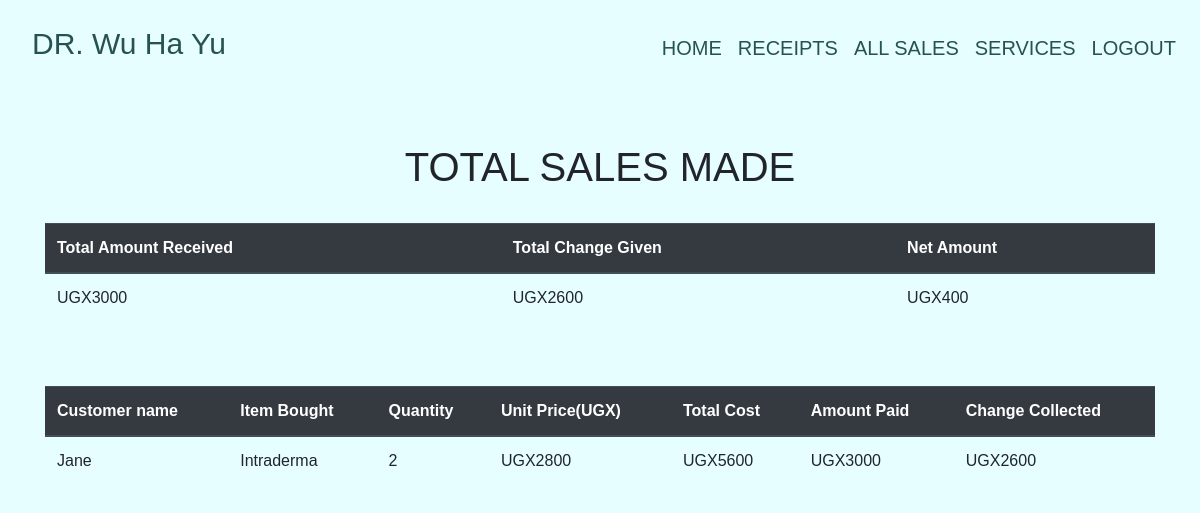
Page /all_sales/ (signed in) on the earlier database version.
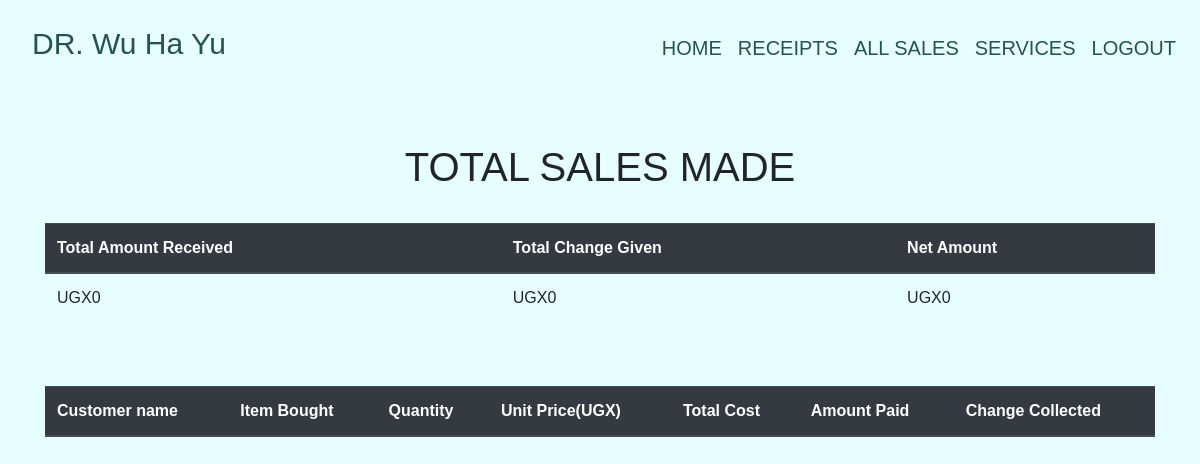
Same page on the later database version.
### pharmacy/models.py (models this page shows, shortened)
class Sale(models.Model):
    item = models.ForeignKey( Product, on_delete = models.CASCADE)
    quantity = models.IntegerField(default = 0, null = False, blank = True)
    amount_received = models.IntegerField(default = 0, null = False, blank = True)
    issued_to = models.CharField(max_length=50, null = True, blank = True)
    unit_price = models.IntegerField(default = 0, null = False, blank = True)
    def get_total(self):
        total = self.quantity * self.item.unit_price
        return int(total)
    def get_change(self):
        change = self.get_total() - self.amount_received
        return abs(int(change))

class Product(models.Model):
    category_name = models.ForeignKey(Category, on_delete=models.CASCADE, null=True, blank = True)
    item_name = models.CharField(max_length =50, null = True, blank = True)
    total_quantity = models.IntegerField(default = 0, null = True, blank = True)
    issued_quantity = models.IntegerField(default = 0, null = True, blank = True)
    received_quantity = models.IntegerField(default = 0, null = True, blank = True)
    unit_price = models.IntegerField(default = 0, null = True, blank = True)
    manufacturer = models.CharField(max_length=50, null = True, blank = True)
    brand = models.CharField(max_length=50, null = True, blank = True)
    def __str__(self):
        return self.item_name

### pharmacy/views.py (the view)
# urls.py: path('all_sales/', views.all_sales, name='all_sales' ),
@login_required
def all_sales(request):
    sales = Sale.objects.all()
    total = sum([items.amount_received for items in sales])
    change = sum([items.get_change() for items in sales])
    net = total - change
    return render(request, 'products/all_sales.html', {
        'sales':sales,
        'total':total,
        'net':net,
        'change':change,
    })

### templates/products/all_sales.html
{% extends 'products/base.html' %}
{% block content %}
<br></br>
<div class = "container">
<h1 class = "text-center">TOTAL SALES MADE</h1><br>
  <table class="table">
    <thead class="thead-dark">
      <tr>
        <th scope="col">Total Amount Received</th>
        <th scope="col">Total Change Given</th>
        <th scope="col">Net Amount</th>
      </tr>
    </thead>
    <tbody>
      <tr>
        <td>UGX{{total}}</td>
        <td>UGX{{change}}</td>
        <td>UGX{{net}}</td>
      </tr>
    </tbody>
  </table>
</div>
<br></br>
<div class = "container">
  <table class="table">
    <thead class="thead-dark">
      <tr>
        <th scope="col">Customer name</th>
        <th scope="col">Item Bought</th>
        <th scope="col">Quantity</th>
        <th scope="col">Unit Price(UGX)</th>
        <th scope="col">Total Cost</th>
        <th scope="col">Amount Paid</th>
        <th scope="col">Change Collected</th>
      </tr>
    </thead>
    {% for sale in sales %}
    <tbody>
      <tr>
        <td>{{sale.issued_to | title}}</td>
        <td>{{sale.item | title}}</td>
        <td>{{sale.quantity}}</td>
        <td>UGX{{sale.unit_price}}</td>
        <td>UGX{{sale.get_total}}</td>
        <td>UGX{{sale.amount_received}}</td>
        <td>UGX{{sale.get_change}}</td>
      </tr>
    </tbody>
    {% endfor %}
  </table>
</div>
{% endblock %}

Differences in the rows shown:
removed Sale: issued_to "Jane", item "Intraderma", quantity "2", unit_price "2800", get_total "5600", amount_received "3000", get_change "2600"
Other differences:
{{ total }}: "3000" → "0"
{{ change }}: "2600" → "0"
{{ net }}: "400" → "0"
